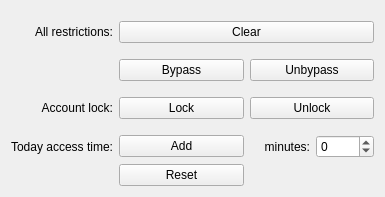
<?xml version="1.0" encoding="UTF-8"?>
<ui version="4.0">
 <class>Form</class>
 <widget class="QWidget" name="Form">
  <property name="geometry">
   <rect>
    <x>0</x>
    <y>0</y>
    <width>385</width>
    <height>196</height>
   </rect>
  </property>
  <property name="windowTitle">
   <string>Form</string>
  </property>
  <layout class="QGridLayout" name="gridLayout">
   <item row="1" column="0">
    <widget class="QLabel" name="label">
     <property name="text">
      <string>All restrictions:</string>
     </property>
     <property name="alignment">
      <set>Qt::AlignRight|Qt::AlignTrailing|Qt::AlignVCenter</set>
     </property>
    </widget>
   </item>
   <item row="0" column="1" colspan="2">
    <spacer name="verticalSpacer_2">
     <property name="orientation">
      <enum>Qt::Vertical</enum>
     </property>
     <property name="sizeType">
      <enum>QSizePolicy::Fixed</enum>
     </property>
     <property name="sizeHint" stdset="0">
      <size>
       <width>20</width>
       <height>10</height>
      </size>
     </property>
    </spacer>
   </item>
   <item row="1" column="1" colspan="2">
    <widget class="KPushButton" name="btnClearAllRestriction">
     <property name="text">
      <string>Clear</string>
     </property>
    </widget>
   </item>
   <item row="2" column="1" colspan="2">
    <spacer name="verticalSpacer_4">
     <property name="orientation">
      <enum>Qt::Vertical</enum>
     </property>
     <property name="sizeType">
      <enum>QSizePolicy::Fixed</enum>
     </property>
     <property name="sizeHint" stdset="0">
      <size>
       <width>5</width>
       <height>10</height>
      </size>
     </property>
    </spacer>
   </item>
   <item row="3" column="1">
    <widget class="KPushButton" name="btnBypass">
     <property name="text">
      <string>Bypass</string>
     </property>
    </widget>
   </item>
   <item row="3" column="2">
    <widget class="KPushButton" name="btnClearBypass">
     <property name="text">
      <string>Unbypass</string>
     </property>
    </widget>
   </item>
   <item row="4" column="1" colspan="2">
    <spacer name="verticalSpacer_6">
     <property name="orientation">
      <enum>Qt::Vertical</enum>
     </property>
     <property name="sizeType">
      <enum>QSizePolicy::Fixed</enum>
     </property>
     <property name="sizeHint" stdset="0">
      <size>
       <width>5</width>
       <height>10</height>
      </size>
     </property>
    </spacer>
   </item>
   <item row="5" column="0">
    <widget class="QLabel" name="label_2">
     <property name="text">
      <string>Account lock:</string>
     </property>
     <property name="alignment">
      <set>Qt::AlignRight|Qt::AlignTrailing|Qt::AlignVCenter</set>
     </property>
    </widget>
   </item>
   <item row="5" column="1">
    <widget class="KPushButton" name="btnLockAccount">
     <property name="text">
      <string>Lock</string>
     </property>
    </widget>
   </item>
   <item row="5" column="2">
    <widget class="KPushButton" name="btnUnlockAccount">
     <property name="text">
      <string>Unlock</string>
     </property>
    </widget>
   </item>
   <item row="6" column="1" colspan="2">
    <spacer name="verticalSpacer_5">
     <property name="orientation">
      <enum>Qt::Vertical</enum>
     </property>
     <property name="sizeType">
      <enum>QSizePolicy::Fixed</enum>
     </property>
     <property name="sizeHint" stdset="0">
      <size>
       <width>5</width>
       <height>10</height>
      </size>
     </property>
    </spacer>
   </item>
   <item row="7" column="0">
    <widget class="QLabel" name="label_5">
     <property name="text">
      <string>Today access time:</string>
     </property>
     <property name="alignment">
      <set>Qt::AlignRight|Qt::AlignTrailing|Qt::AlignVCenter</set>
     </property>
    </widget>
   </item>
   <item row="7" column="1">
    <widget class="KPushButton" name="btnAddTime">
     <property name="sizePolicy">
      <sizepolicy hsizetype="Expanding" vsizetype="Fixed">
       <horstretch>0</horstretch>
       <verstretch>0</verstretch>
      </sizepolicy>
     </property>
     <property name="text">
      <string>Add</string>
     </property>
    </widget>
   </item>
   <item row="7" column="2">
    <layout class="QHBoxLayout" name="horizontalLayout">
     <item>
      <widget class="QLabel" name="lbAddTime">
       <property name="sizePolicy">
        <sizepolicy hsizetype="Expanding" vsizetype="Preferred">
         <horstretch>0</horstretch>
         <verstretch>0</verstretch>
        </sizepolicy>
       </property>
       <property name="layoutDirection">
        <enum>Qt::RightToLeft</enum>
       </property>
       <property name="text">
        <string>minutes:</string>
       </property>
       <property name="alignment">
        <set>Qt::AlignRight|Qt::AlignTrailing|Qt::AlignVCenter</set>
       </property>
      </widget>
     </item>
     <item>
      <widget class="KIntSpinBox" name="sbAddTime">
       <property name="sizePolicy">
        <sizepolicy hsizetype="Minimum" vsizetype="Fixed">
         <horstretch>0</horstretch>
         <verstretch>0</verstretch>
        </sizepolicy>
       </property>
       <property name="minimum">
        <number>-1440</number>
       </property>
       <property name="maximum">
        <number>1440</number>
       </property>
      </widget>
     </item>
    </layout>
   </item>
   <item row="8" column="1">
    <widget class="KPushButton" name="btnResetTime">
     <property name="sizePolicy">
      <sizepolicy hsizetype="Expanding" vsizetype="Fixed">
       <horstretch>0</horstretch>
       <verstretch>0</verstretch>
      </sizepolicy>
     </property>
     <property name="text">
      <string>Reset</string>
     </property>
    </widget>
   </item>
   <item row="9" column="1" colspan="2">
    <spacer name="verticalSpacer">
     <property name="orientation">
      <enum>Qt::Vertical</enum>
     </property>
     <property name="sizeHint" stdset="0">
      <size>
       <width>20</width>
       <height>40</height>
      </size>
     </property>
    </spacer>
   </item>
  </layout>
 </widget>
 <customwidgets>
  <customwidget>
   <class>KPushButton</class>
   <extends>QPushButton</extends>
   <header>kpushbutton.h</header>
  </customwidget>
  <customwidget>
   <class>KIntSpinBox</class>
   <extends>QSpinBox</extends>
   <header>knuminput.h</header>
  </customwidget>
 </customwidgets>
 <resources/>
 <connections/>
</ui>
